Frame 1 (no input): blank canvas, image omitted
Frame 60 (no input): blank canvas, image omitted
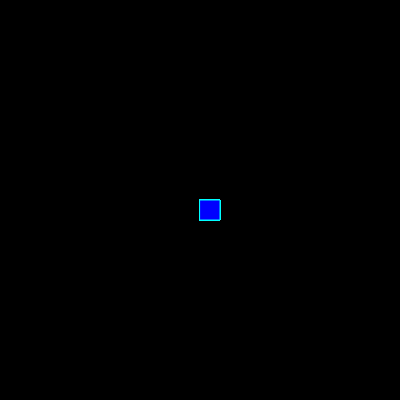
Frame 120 (the mouse pressed at the canvas centre since frame 60)

The p5.js sketch whose frames 1 and 60 were blank and that drew this single picture after the mouse press (run headless with seeded random() and noise() and a simulated clock; from frame 60 on, the mouse is pressed at the canvas centre):

// p5.js sketch
// ── sketch.js
function setup() {
    createCanvas(400, 400);
    background("black")
  }
  
  function draw() {
    stroke("cyan");
    fill("blue");
  
  
  {if(mouseIsPressed) 
    rect(mouseX,mouseY,20,20);
      }
  }
  
